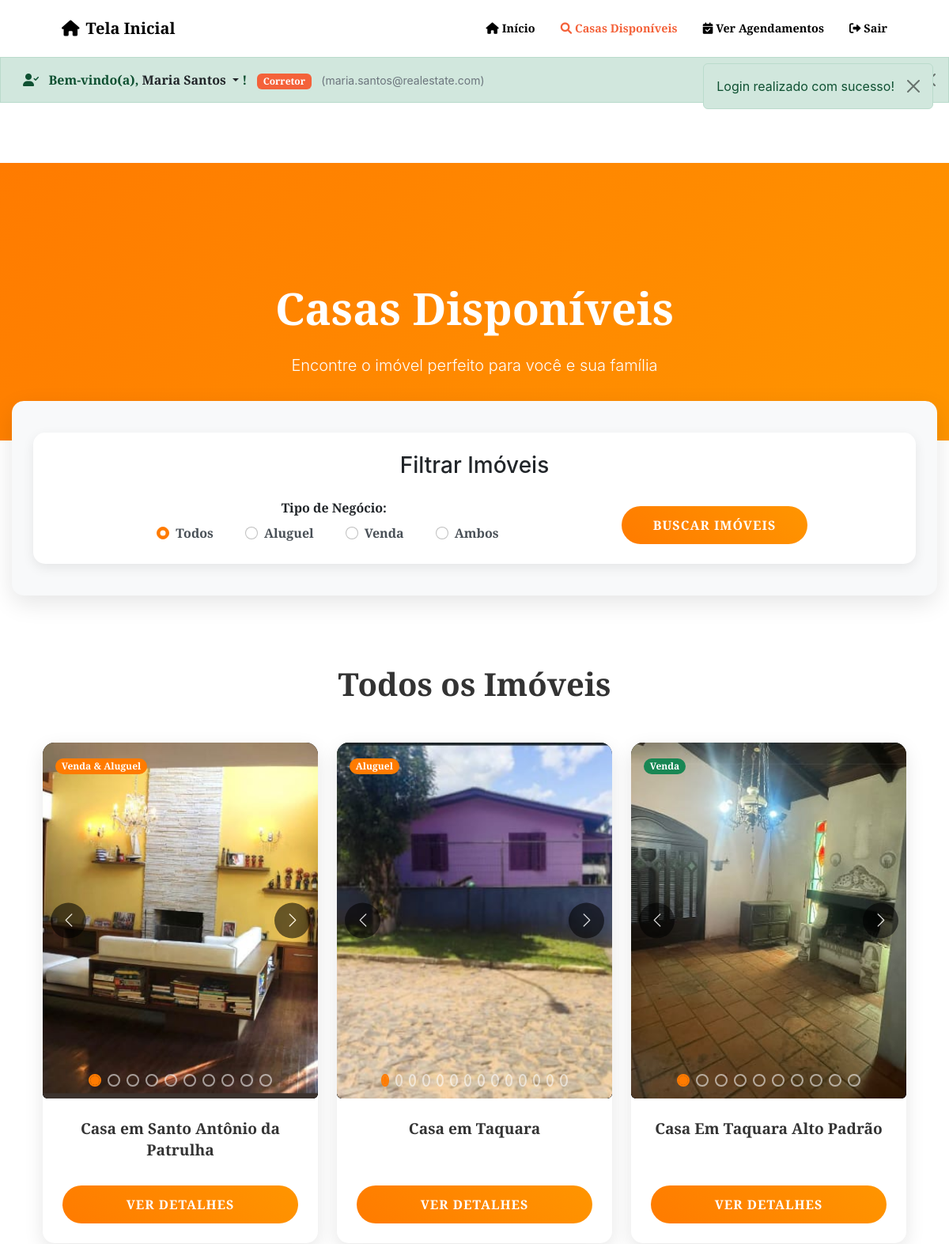
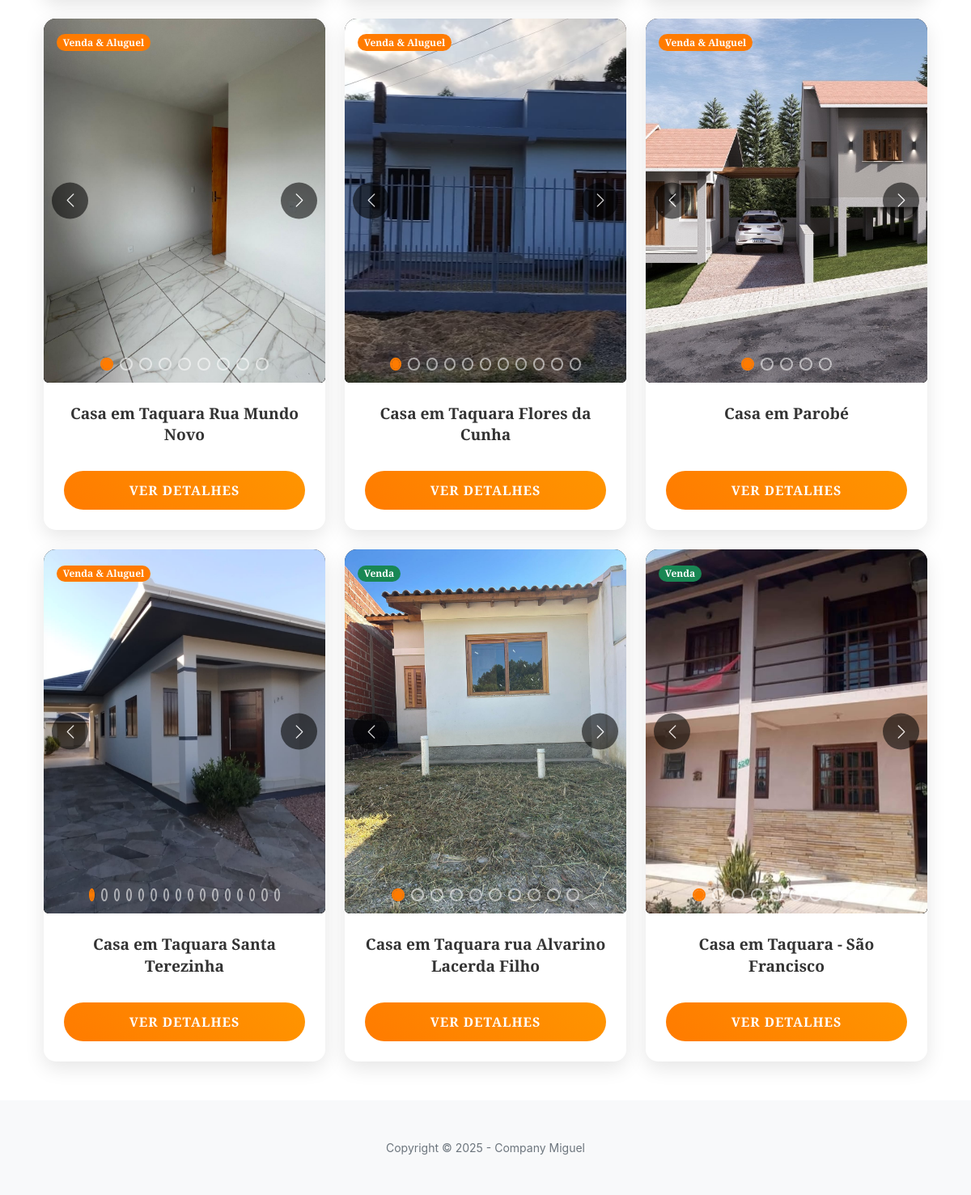
Screenshot of /casas_disponiveis.php (signed in) with the database file from the repository (2 pictures, top to bottom).
### tables this page shows
CREATE TABLE brokers (
    id INT AUTO_INCREMENT PRIMARY KEY,
    user_id INT NOT NULL,
    license_number VARCHAR(50) UNIQUE,
    company VARCHAR(255) NULL,
    specialties JSON NULL,
    commission_rate DECIMAL(5,2) DEFAULT 3.00,
    rating DECIMAL(3,2) DEFAULT 0.00,
    reviews_count INT DEFAULT 0,
    total_sales INT DEFAULT 0,
    years_experience INT DEFAULT 0,
    languages JSON NULL,
    created_at TIMESTAMP DEFAULT CURRENT_TIMESTAMP,
    updated_at TIMESTAMP DEFAULT CURRENT_TIMESTAMP ON UPDATE CURRENT_TIMESTAMP,
    
    FOREIGN KEY (user_id) REFERENCES users(id) ON DELETE CASCADE,
    UNIQUE KEY unique_broker_user (user_id)
);

CREATE TABLE users (
    id INT AUTO_INCREMENT PRIMARY KEY,
    first_name VARCHAR(100) NOT NULL,
    last_name VARCHAR(100) NOT NULL,
    email VARCHAR(255) NOT NULL UNIQUE,
    password VARCHAR(255) NOT NULL,
    cpf VARCHAR(14) UNIQUE,
    phone VARCHAR(20),
    user_type ENUM('user', 'broker', 'admin') DEFAULT 'user',
    status ENUM('active', 'inactive', 'pending') DEFAULT 'pending',
    email_verified BOOLEAN DEFAULT FALSE,
    verification_token VARCHAR(255) NULL,
    password_reset_token VARCHAR(255) NULL,
    password_reset_expires DATETIME NULL,
    created_at TIMESTAMP DEFAULT CURRENT_TIMESTAMP,
    updated_at TIMESTAMP DEFAULT CURRENT_TIMESTAMP ON UPDATE CURRENT_TIMESTAMP,
    
    INDEX idx_email (email),
    INDEX idx_user_type (user_type),
    INDEX idx_status (status)
);

### includes/auth.php (called while the page is built, shortened)
<?php
require_once __DIR__ . '/database.php';
class Auth {
    private $pdo;
    public function __construct() {
        global $pdo;
        $this->pdo = $pdo;
    }
    public function isLoggedIn() {
        return isset($_SESSION['user_id']);
    }
    public function getCurrentUser() {
        try {
            $stmt = $this->pdo->prepare("
                SELECT u.*, up.*, b.id as broker_id, b.license_number, b.company
                FROM users u
                LEFT JOIN user_profiles up ON u.id = up.user_id
                LEFT JOIN brokers b ON u.id = b.user_id
                WHERE u.id = ?
            ");
            $stmt->execute([$_SESSION['user_id']]);
            return $stmt->fetch();
        } catch (Exception $e) {
            error_log("Get current user error: " . $e->getMessage());
            return null;
        }
    }
}

### includes/init.php (called while the page is built, shortened)
<?php
require_once __DIR__ . '/database.php';
require_once __DIR__ . '/auth.php';
$auth = new Auth();

### includes/user_info.php (the view, shortened to what this page needs)
<?php
function renderUserInfo($current_user) {
    $user_name = htmlspecialchars($current_user['first_name'] . ' ' . $current_user['last_name']);
    $user_email = htmlspecialchars($current_user['email']);
    $user_type_label = [
        'user' => 'Cliente',
        'broker' => 'Corretor',
        'admin' => 'Administrador'
    ][$current_user['user_type']] ?? 'Usuário';
    echo <<<HTML
    <div id="userInfoBar" class="alert alert-success alert-dismissible fade show user-info-bar" role="alert"
         style="margin-bottom: 0; border-radius: 0; position: fixed; top: 72px; left: 0; right: 0; z-index: 1025;
                transition: transform 0.3s ease-in-out, opacity 0.3s ease-in-out;">
        <div class="container">
            <div class="d-flex justify-content-between align-items-center">
                <div>
                    <i class="fas fa-user-check me-2"></i>
                    <strong>Bem-vindo(a),
                        <div class="dropdown d-inline">
                            <a class="text-decoration-none text-dark fw-bold dropdown-toggle" href="#" role="button"
                               id="userDropdown" data-bs-toggle="dropdown" aria-expanded="false"
                               style="cursor: pointer; border: none; background: transparent;">
                                {$user_name}
                            </a>
                            <ul class="dropdown-menu" aria-labelledby="userDropdown">
                                <li>
                                    <a class="dropdown-item" href="perfil.php">
                                        <i class="fas fa-user me-2"></i>Meu Perfil
                                    </a>
                                </li>
HTML;
    echo <<<HTML
                            </ul>
                        </div>
                    !</strong>
                    <span class="badge bg-primary ms-2">{$user_type_label}</span>
                    <small class="text-muted ms-2">({$user_email})</small>
                </div>
            </div>
        </div>
    </div>
HTML;
}
?>

### includes/navbar.php (shortened to what this page needs)
<?php
function renderNavbar($current_user, $current_page = '') {
    $user_type = $current_user['user_type'] ?? 'user';
    echo '<nav class="navbar navbar-expand-lg navbar-light fixed-top py-3" id="mainNav">';
    echo '<div class="container px-4 px-lg-5">';
    if ($user_type === 'corretor') {
        $home_link = 'gerenciar_imoveis.php';
        $home_text = 'Gerenciar Imóveis';
    } else {
        $home_link = 'index.php';
        $home_text = 'Tela Inicial';
    }
    echo '<a class="navbar-brand" href="' . $home_link . '">';
    echo '<i class="fas fa-home me-2"></i>' . htmlspecialchars($home_text);
    echo '</a>';
    echo '<div class="collapse navbar-collapse" id="navbarResponsive">';
    echo '<ul class="navbar-nav ms-auto my-2 my-lg-0">';
    if ($user_type === 'broker') {
        ?>
        <li class="nav-item">
            <a class="nav-link <?= $current_page === 'gerenciar_imoveis' ? 'active' : '' ?>" href="gerenciar_imoveis.php">
                <i class="fas fa-home me-1"></i>Início
            </a>
        </li>
        <li class="nav-item">
            <a class="nav-link <?= $current_page === 'casas_disponiveis' ? 'active' : '' ?>" href="casas_disponiveis.php">
                <i class="fas fa-search me-1"></i>Casas Disponíveis
            </a>
        </li>
        <li class="nav-item">
            <a class="nav-link <?= $current_page === 'agendamentos' ? 'active' : '' ?>" href="agendamentos.php">
                <i class="fas fa-calendar-check me-1"></i>Ver Agendamentos
            </a>
        </li>
        <?php
    }
    ?>
    <li class="nav-item">
        <a class="nav-link" href="logout.php">
            <i class="fas fa-sign-out-alt me-1"></i>Sair
        </a>
    </li>
    <?php
    echo '</ul>';
    echo '</div>';
    echo '</div>';
    echo '</nav>';
}
?>

### rows the page displays
brokers: user.user_type "Tela Inicial", user.last_name "Maria Santos", user.user_type "Corretor", user.email "maria.santos@realestate.com"

### other values shown
$flash['message'] "Login realizado com sucesso!"
$casa['titulo'] "Casa em Santo Antônio da Patrulha"
$casa['titulo'] "Casa em Taquara"
$casa['titulo'] "Casa Em Taquara Alto Padrão"
$casa['titulo'] "Casa em Taquara Rua Mundo Novo"
$casa['titulo'] "Casa em Taquara Flores da Cunha"
$casa['titulo'] "Casa em Parobé"
$casa['titulo'] "Casa em Taquara Santa Terezinha"
$casa['titulo'] "Casa em Taquara rua Alvarino Lacerda Filho"
$casa['titulo'] "Casa em Taquara - São Francisco"
